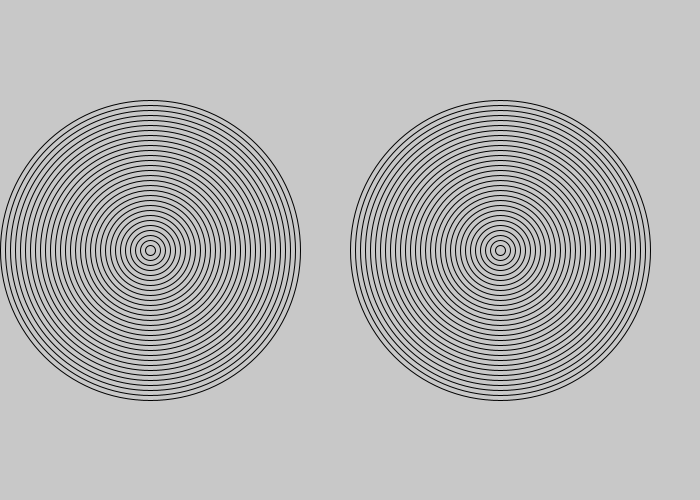
Frame 1 (no input)
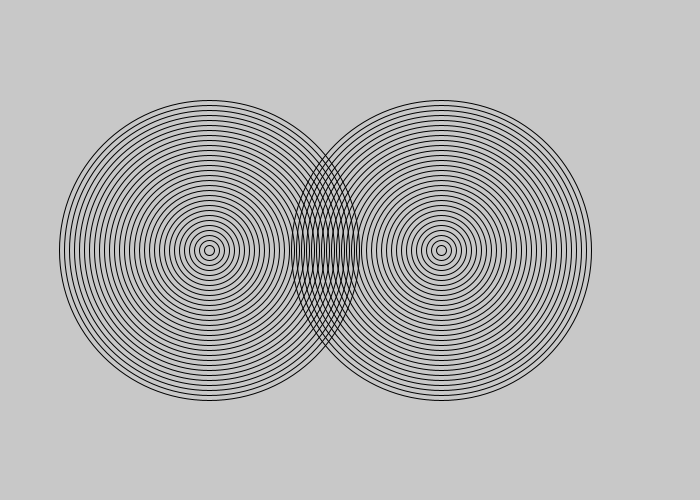
Frame 60 (the mouse pressed at the canvas centre just before this capture)
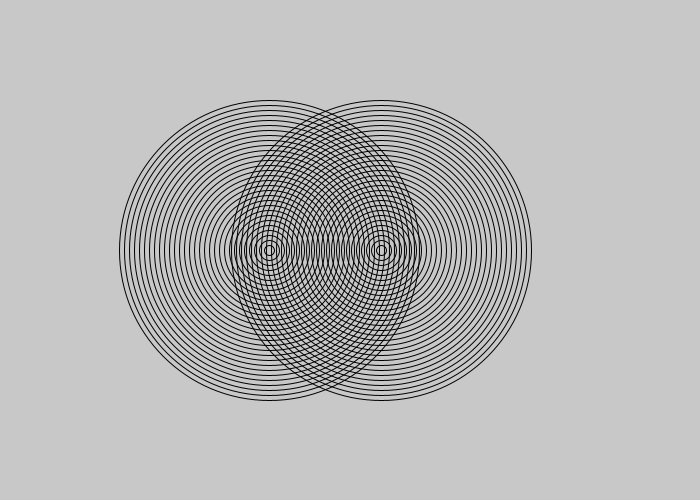
Frame 120 (the mouse held since frame 60 and released just before this capture)

The Processing sketch that drew these frames (run headless with seeded random() and noise(); from frame 60 on, the mouse is pressed at the canvas centre):

// Processing sketch: amazing_rings
// ── amazing_rings.pde

int x1 = 150;
int x2 = 500;


void setup(){
  size(700, 500);
noFill();
}

void draw(){
 background(200);
  for(int i=30; i > 0; i--){

  ellipse(x1,250,i * 10, i *10);
}
for(int i=30; i > 0; i--){

  ellipse(x2,250,i * 10, i *10);
}

x1 ++;
x2 --;
}
